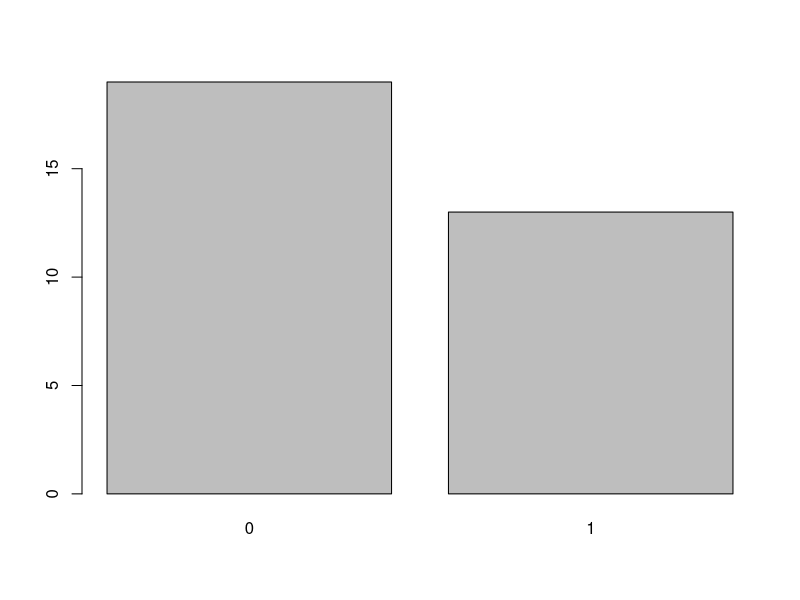

The R script that drew this image:
library("dplyr")
library("tidyr")
library("magrittr")

summary(mtcars)
mtcars %>% summary()
mtcars %>% summary(.)

mtcars %>% .$carb %>% summary()
mtcars %>% .$am %>% table() %>% barplot()

mtcars %>% 
  sapply(.,class) %>% 
  unique()

mtcars %>% tbl_df()

mtcars %>% mutate(mgp2=mpg*2)

mtcars <- mtcars

mtcars %>%
  tbl_df() %>%
  select(mpg,qsec:gear,-am) %>%
  filter(mpg > mean(mpg), vs == 1) %>%
  group_by(gear) %>%
  summarise(mpg = mean(mpg),
            n = n())

mtcars %>%
  tbl_df() %>%
  mutate_each(funs(.*2),mpg:qsec)

mtcars %>%
  tbl_df() %>%
  group_by(gear) %>%
  summarise_each(funs(min,max),mpg:qsec)

mtcars %>%
  tbl_df() %>% 
  count(gear,wt = mpg) %>%
  arrange(desc(n))


mtcars %>%
  tbl_df() %>%
  summarise_each(funs(min,max),mpg:qsec) %>%
  gather(Lodowka,Zawartosc)

mtcars %>%
  tbl_df() %>%
  group_by(gear,am) %>%
  summarise_each(funs(min,max),mpg:qsec) %>%
  gather(Lodowka,Zawartosc,-gear,-am)

mtcars %>%
  tbl_df() %>%
  group_by(am,gear) %>%
  summarise_each(funs(min,max),mpg:qsec) %>%
  gather(Lodowka,Zawartosc,mpg_min:qsec_max) %>%
  separate(col = Lodowka,
           into = c('Zm','Stat'),
           sep='_') %>%
  spread(key = Stat,value = Zawartosc) %>%
  select(am:Zm,min,max)

  




